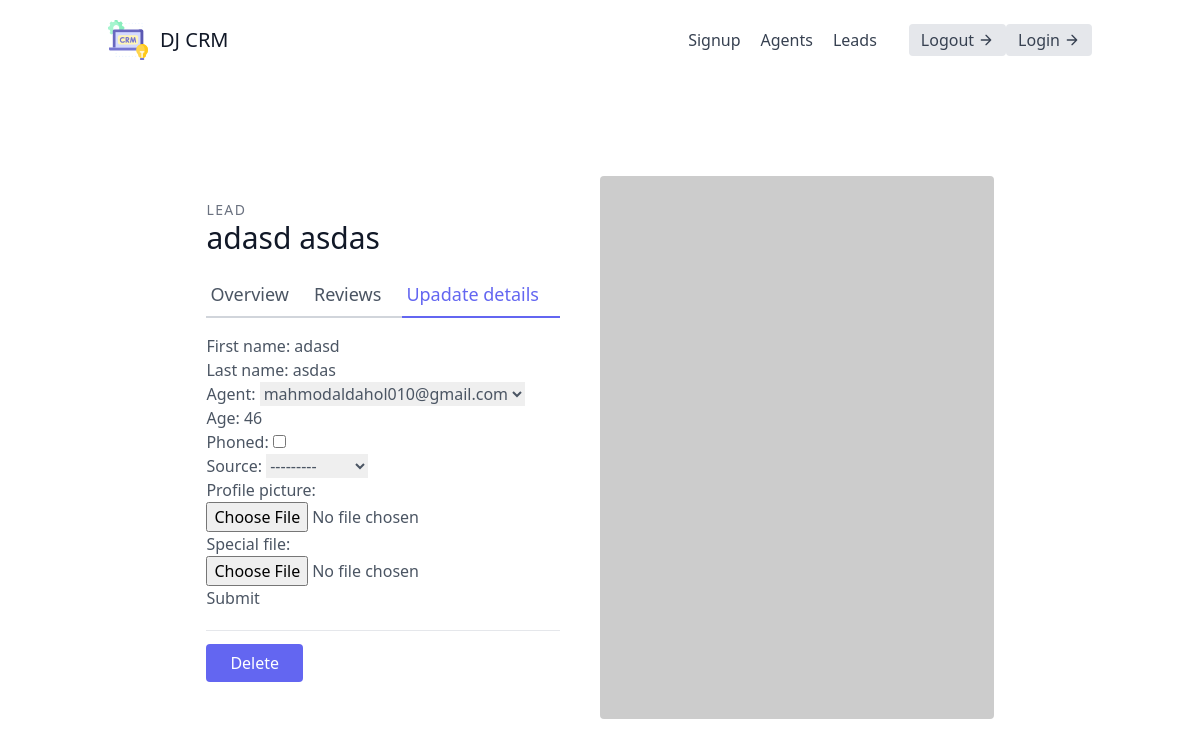
/leads/3/update, run on an earlier commit of the app's database.
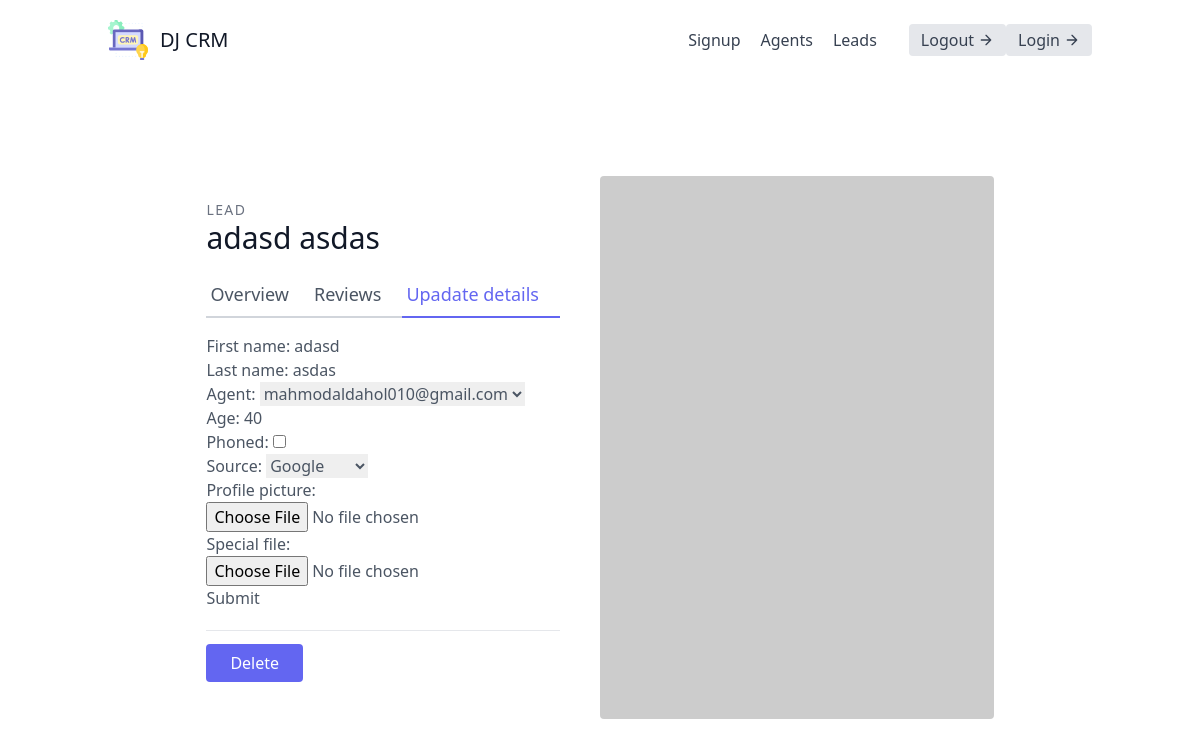
And on a later commit of the database.
### leads/models.py (models this page shows, shortened)
class Lead(models.Model):
    SOURCE_CHOICES = (
        ("YouTube", "YouTube"),
        ("Google", "Google"),
        ("Newsletter", "Newsletter"),
    )
    first_name = models.CharField(max_length=20)
    last_name = models.CharField(max_length=20)
    agent = models.ForeignKey("Agent", on_delete=models.CASCADE)
    age = models.IntegerField(default=0)
    phoned = models.BooleanField(default=False)
    source = models.CharField(choices=SOURCE_CHOICES, max_length=100)
    profile_picture = models.ImageField(blank=True, null=True)
    special_file = models.FileField(blank=True, null=True)

### leads/views.py (the view)
# urls.py: path("<int:pk>/update", lead_update, name="lead-update"),
def lead_update(request, pk):
    lead = Lead.objects.get(id=pk)
    form = LeadModelForm(instance=lead)
    if request.method == "POST":
        form = LeadModelForm(request.POST, instance=lead)
        if form.is_valid():
            form.save()
            return redirect("/leads")
    context = {
        "form": form,
        "lead": lead,
    }
    return render(request, "leads/lead_update.html", context)

### leads/forms.py
class LeadModelForm(forms.ModelForm):
    class Meta:
        model = Lead
        fields = (
            'first_name',
            'last_name',
            'agent',
            'age',
            'phoned',
            'source',
            'profile_picture',
            'special_file',
        )

### leads/models.py (called while the page is built)
    def __str__(self):
        return self.user.email

### leads/templates/leads/lead_update.html (shortened to what this page needs)
{% extends "base.html" %}
{% block content %}
<section class="text-gray-600 body-font overflow-hidden">
    <div class="container px-5 py-24 mx-auto">
      <div class="lg:w-4/5 mx-auto flex flex-wrap">
        <div class="lg:w-1/2 w-full lg:pr-10 lg:py-6 mb-6 lg:mb-0">
          <h2 class="text-sm title-font text-gray-500 tracking-widest">LEAD</h2>
          <h1 class="text-gray-900 text-3xl title-font font-medium mb-4">{{lead.first_name}} {{lead.last_name}}</h1>
          <div class="flex mb-4">
            <a href = "{% url 'leads:lead-detail' lead.pk %}", class="flex-grow border-b-2 border-gray-300 py-2 text-lg px-1">Overview</a>
            <a class="flex-grow border-b-2 border-gray-300 py-2 text-lg px-1">Reviews</a>
            <a href = "{% url 'leads:lead-update' lead.pk %}", class="flex-grow text-indigo-500 border-b-2 border-indigo-500 py-2 text-lg px-1">Upadate details</a>
          </div>
          <form method="post" enctype="multipart/form-data">
            {{ form.as_p }}
            <button type="submit">Submit</button>
          </form>
          <div class="mt-5 py-5 border-t border-gray-200">
            <a href="{% url 'leads:lead-delete' lead.pk %}" class="w-1/2 mt-3 text-white bg-indigo-500 border-0 py-2 px-6 focus:outline-none hover:bg-indigo-600 rounded">
                Delete
            </a>
          </div>
        </div>
        <img alt="ecommerce" class="lg:w-1/2 w-full lg:h-auto h-64 object-cover object-center rounded" src="https://dummyimage.com/400x400">
      </div>
    </div>
  </section>
{% endblock content %}

What changed in the data, as far as the page shows it:
changed Lead "adasd": age "46" → "40"; source "---------" → "Google"
